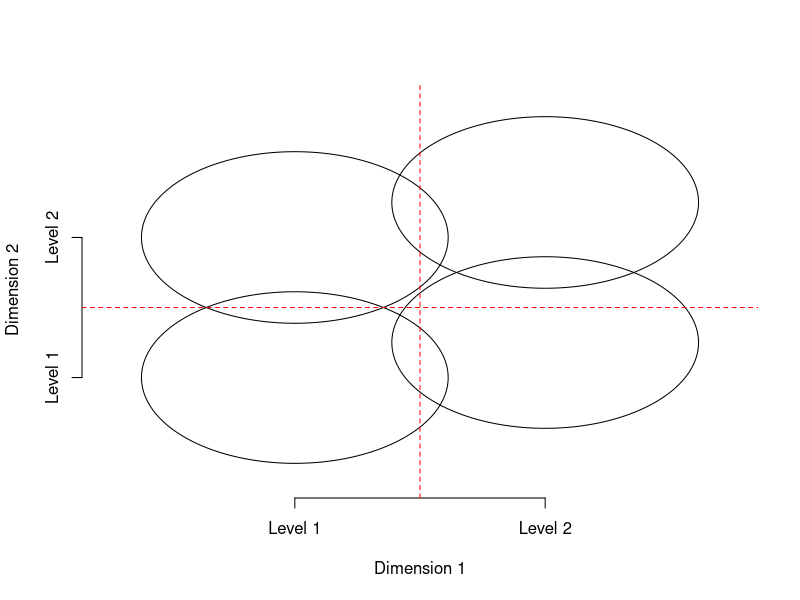

Generate this figure with R:
setwd("C:/Users/Joni/Documents/GitHub/GRT_decisional_noise/figures")




drawBivarDistr = function(mu, sigma = 1, poly = F, 
                          highlight_col = rgb(0.8, 0.3, 0.2, 0.7)){
  # For drawing circles.
  #
  # Mu: center of the circle
  # Sigma: spread of the circle
  # Poly: if true, a filled polygon is drawn
  #       if false, a depressing black line is drawn
  # highlight_col: color for the aforementioned polygon
  
  
  diam = qnorm(0.975) * sigma 
  theta = 0.01
  cumtheta = theta
  center = mu
  xcoords = center[1]
  ycoords = center[2] + diam
  i = 1
  
  while(cumtheta <= (2*pi)){
    xcoords[i+1] = xcoords[1] + diam * sin(cumtheta)
    ycoords[i+1] = ycoords[1] - diam * (1 - cos(cumtheta))
    cumtheta = cumtheta + theta
    i = i + 1
  }
  
  xcoords[i+1] = xcoords[1]
  ycoords[i+1] = ycoords[1]
  
  if(poly){
    polygon(xcoords, ycoords, col = highlight_col, border = NA)
  } else{
    points(xcoords, ycoords, type = "l")
  }
}


png(filename = "grt_demo.png", width = 480, height = 480)
plot(NULL, xlim = c(-5, 5), ylim = c(-5, 6), axes = F, 
     xlab = "Dimension 1", ylab = "Dimension 2")

axis(side = 1, at = c(-2, 2), label = c("Level 1", "Level 2"))
axis(side = 2, at = c(-2, 2), label = c("Level 1", "Level 2"))

drawBivarDistr(c(-2, -2), 1.25)
drawBivarDistr(c(2, -1), 1.25)
drawBivarDistr(c(-2, 2), 1.25)
drawBivarDistr(c(2, 3), 1.25)

abline(h = 0, lty = 2, col = "red")
abline(v = 0, lty = 2, col = "red")
dev.off()
